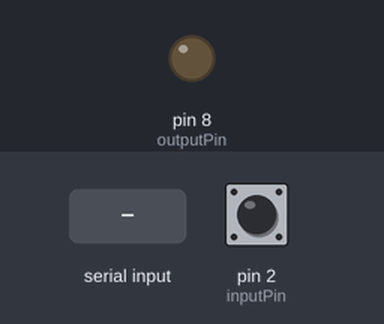
The sketch below on a simulated Arduino Uno, built with avr-gcc and run on an emulated ATmega328P. On the bench: output pins drawn as LEDs (lit = HIGH). The inputs (shaded band) are chosen by the test bench; at power-on: pin 2 (inputPin) LOW. What the sketch prints to the serial monitor is not drawn.

Above: at 1.2 s.
1.3 s: pin 2 (inputPin) driven HIGH
4.3 s: "90,45\n" received over Serial
7.3 s: pin 2 (inputPin) driven LOW
8.8 s: "5\n" received over Serial
At 9.5 s:
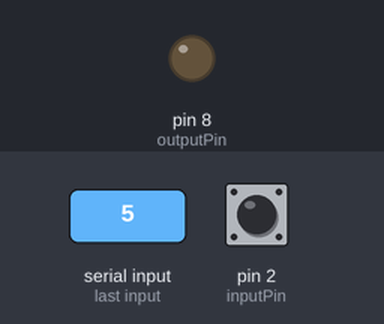
10.4 s: pin 2 (inputPin) pulsed HIGH 5 times (0.12 s each, 0.3 s apart)
At 10.79 s:
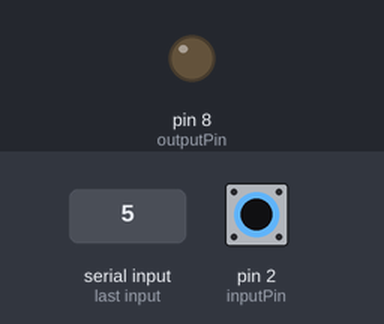
13.4 s: pin 2 (inputPin) pulsed HIGH 2 times (0.12 s each, 0.3 s apart)
Timing chart, 0 to 16.4 s (numbered marks = the images above; inputs shaded):
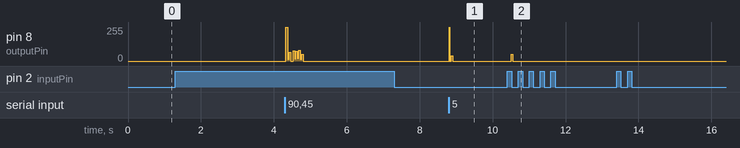

The sketch:

chatArduino.ino
```cpp
// C++ code
//
char msg[8]; //ascii code array 256
char wort; //converted symbol
int ascii = 0;
int transfer_bit[8];

int inputPin = 2;
int outputPin = 8;


void setup(){
  Serial.begin(9600);
  pinMode(inputPin, INPUT);
  pinMode(outputPin, OUTPUT);
}

void loop(){
  send_message();
  recieve_message();
}


void recieve_message(){
  if(digitalRead(inputPin) == HIGH){ //write the symbol with ascii code into the array
    delay(6);
    for(int i = 0; i < 8; i++){
      if(digitalRead(inputPin) == HIGH){
        msg[i] = '1';
      }
      if(digitalRead(inputPin) == LOW){
        msg[i] = '0';
      }
      delay(4);
    }
    char receivedChar = binaryToChar(msg); // convert the binary array to a char
    Serial.print(receivedChar);
    digitalWrite(outputPin, HIGH);
    delay(1);
    digitalWrite(outputPin, LOW);
  }
}


void send_message(){
  if(Serial.available() > 0){
    wort = Serial.read();
	  ascii = int(wort);
    for(int i = 7; i >= 0; i--) {
      transfer_bit[i] = ascii % 2;
      ascii = ascii / 2;
  	}
    digitalWrite(outputPin, HIGH); //start signal
    delay(1);
    digitalWrite(outputPin, LOW);
    for(int i = 0;i<8;i++){ //send the 8 bits for later to be ascii
      delay(4);
      if(transfer_bit[i] == 1){
        digitalWrite(outputPin, HIGH);
      }
      if(transfer_bit[i] == 0){
        digitalWrite(outputPin, LOW);
      }
    }
    delay(2);
    digitalWrite(outputPin, LOW);
    while(digitalRead(inputPin)!= HIGH){ //wait for the receiver to be ready
      delay(1);
    }
    delay(5);
  }
}


char binaryToChar(char binary[]){
  int decimalValue = 0;
  for(int i = 0; i < 8; i++){
    decimalValue += (binary[i] - '0') << (7 - i);  // convert char '0'/'1' to integer 0/1  (<< is a bitshift to the left)
  }
  return char(decimalValue);
}
```

Measured:
- after the input at 8.8 s, pin 8 (outputPin): 0/255 → 255/255 at once, → 0/255 0.01 s later, → 38/255 0.04 s later, → 0/255 0.04 s later
- after the input at 10.4 s, pin 8 (outputPin): 0/255 → 51/255 after 0.11 s, → 0/255 0.04 s later
